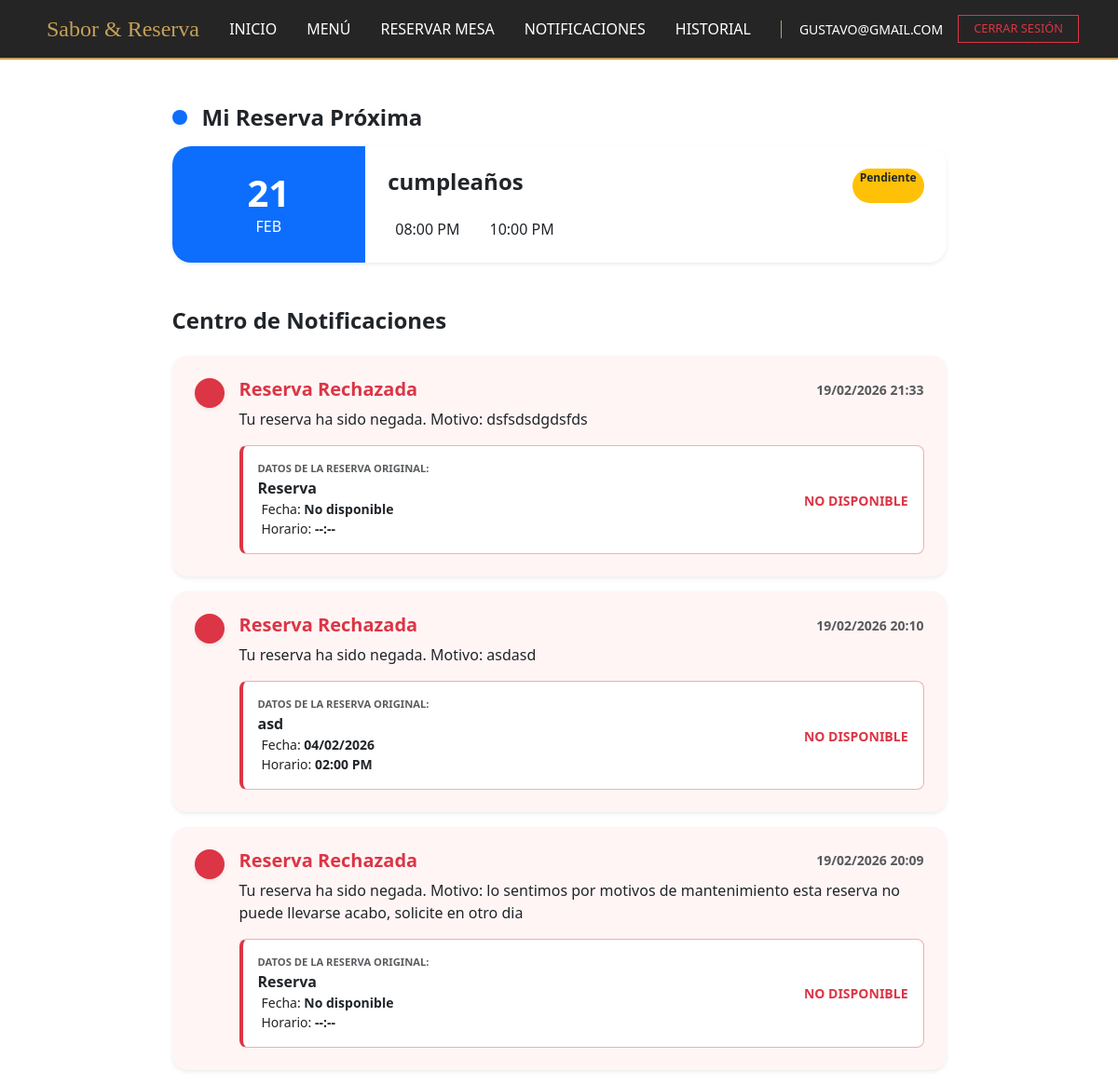
Page /client/cliente/views/notificaciones.php (signed in) on the committed database.
### tables this page shows
CREATE TABLE `reservas` (
  `id_reserva` int(11) NOT NULL,
  `id_cliente_fk` int(11) DEFAULT NULL,
  `id_mesa_fk` int(11) DEFAULT NULL,
  `titulo_evento` varchar(100) DEFAULT NULL,
  `fecha_reserva` date NOT NULL,
  `hora_inicio` time NOT NULL,
  `hora_fin` time NOT NULL,
  `estado_reserva` varchar(100) DEFAULT 'Pendiente',
  `fecha_creacion` timestamp NOT NULL DEFAULT current_timestamp(),
  `fecha_actualizacion` timestamp NOT NULL DEFAULT current_timestamp() ON UPDATE current_timestamp()
);

CREATE TABLE `notificaciones` (
  `id_notificacion` int(11) NOT NULL,
  `id_cliente_fk` int(11) DEFAULT NULL,
  `texto` text NOT NULL,
  `leido` tinyint(1) DEFAULT 0,
  `fecha_creacion` timestamp NOT NULL DEFAULT current_timestamp()
);

### client/cliente/views/notificaciones.php (the view, shortened to what this page needs)
<?php include '../layouts/parte1.php'; ?>
<?php include '../layouts/nav.php'; ?>
<?php include '../../../app/controllers/controllers_admin/mesas/read.php'; ?>
<?php
$sql_reserva = "SELECT titulo_evento, fecha_reserva, hora_inicio, hora_fin, estado_reserva
                FROM reservas
                WHERE id_cliente_fk = :id_cliente
                AND estado_reserva IN ('Confirmada', 'Pendiente')
                ORDER BY fecha_reserva DESC LIMIT 1";
$query_reserva = $pdo->prepare($sql_reserva);
$query_reserva->execute(['id_cliente' => $id_cliente_sesion]);
$reserva_activa = $query_reserva->fetch(PDO::FETCH_ASSOC);
$sql_notif = "SELECT n.*, r.titulo_evento as evento_ref, r.fecha_reserva as fecha_ref, r.hora_inicio as hora_ref
              FROM notificaciones n
              LEFT JOIN reservas r ON n.texto LIKE CONCAT('%', r.titulo_evento, '%')
              AND n.id_cliente_fk = r.id_cliente_fk
              WHERE n.id_cliente_fk = :id_cliente
              ORDER BY n.fecha_creacion DESC";
$query_notif = $pdo->prepare($sql_notif);
$query_notif->execute(['id_cliente' => $id_cliente_sesion]);
$notificaciones = $query_notif->fetchAll(PDO::FETCH_ASSOC);
?>
<div class="container mt-5">
    <div class="row justify-content-center">
        <div class="col-md-9">
            <?php if ($reserva_activa): ?>
                <div class="mb-5">
                    <div class="d-flex align-items-center mb-3">
                        <div class="bg-primary p-2 rounded-circle me-3 shadow-sm">
                        </div>
                        <h4 class="mb-0 fw-bold">Mi Reserva Próxima</h4>
                    </div>
                    <div class="card border-0 shadow-sm overflow-hidden" style="border-radius: 20px;">
                        <div class="row g-0">
                            <div class="col-md-3 bg-primary text-white d-flex flex-column justify-content-center align-items-center p-4">
                                <span class="h1 fw-bold mb-0"><?php echo date('d', strtotime($reserva_activa['fecha_reserva'])); ?></span>
                                <span class="text-uppercase"><?php echo date('M', strtotime($reserva_activa['fecha_reserva'])); ?></span>
                            </div>
                            <div class="col-md-9 p-4 bg-white">
                                <div class="d-flex justify-content-between">
                                    <h4 class="fw-bold text-dark"><?php echo htmlspecialchars($reserva_activa['titulo_evento']); ?></h4>
                                    <span class="badge <?php echo ($reserva_activa['estado_reserva'] == 'Confirmada') ? 'bg-success' : 'bg-warning text-dark'; ?> rounded-pill">
                                        <?php echo $reserva_activa['estado_reserva']; ?>
                                    </span>
                                </div>
                                <div class="mt-3 d-flex gap-4">
                                    <span><i class="bi bi-clock text-primary me-2"></i><?php echo date('h:i A', strtotime($reserva_activa['hora_inicio'])); ?></span>
                                    <span><i class="bi bi-arrow-right text-muted me-2"></i><?php echo date('h:i A', strtotime($reserva_activa['hora_fin'])); ?></span>
                                </div>
                            </div>
                        </div>
                    </div>
                </div>
            <?php endif; ?>
            <h4 class="fw-bold mb-4">Centro de Notificaciones</h4>
            <?php if (count($notificaciones) > 0): ?>
                <?php foreach ($notificaciones as $n):
                    $mensaje_completo = $n['texto'] ?? $n['mensaje'];
                    $es_negada = (strpos(strtolower($mensaje_completo), 'negada') !== false);
                ?>
                    <div class="card mb-3 border-0 shadow-sm rounded-4 <?php echo $es_negada ? 'bg-danger-subtle' : 'bg-white'; ?>">
                        <div class="card-body p-4">
                            <div class="d-flex align-items-start">
                                <div class="me-3">
                                    <?php if($es_negada): ?>
                                        <div class="bg-danger p-3 rounded-circle text-white shadow-sm">
                                        </div>
                                    <?php else: ?>
                                        <div class="bg-success p-3 rounded-circle text-white shadow-sm">
                                            <i class="bi bi-calendar-check fs-4"></i>
                                        </div>
                                    <?php endif; ?>
                                </div>
                                <div class="flex-grow-1">
                                    <div class="d-flex justify-content-between align-items-center mb-2">
                                        <h5 class="fw-bold mb-0 <?php echo $es_negada ? 'text-danger' : 'text-success'; ?>">
                                            <?php echo $es_negada ? 'Reserva Rechazada' : 'Reserva Actualizada'; ?>
                                        </h5>
                                        <small class="text-muted fw-bold"><?php echo date('d/m/Y H:i', strtotime($n['fecha_creacion'])); ?></small>
                                    </div>
                                    <p class="mb-3 text-dark"><?php echo htmlspecialchars($mensaje_completo); ?></p>
                                    <?php if($es_negada): ?>
                                        <div class="p-3 bg-white rounded-3 border border-danger-subtle border-start-4">
                                            <div class="row align-items-center">
                                                <div class="col-sm-8">
                                                    <small class="text-muted d-block text-uppercase fw-bold" style="font-size: 0.7rem;">Datos de la reserva original:</small>
                                                    <span class="text-dark fw-bold"><?php echo $n['evento_ref'] ?? 'Reserva'; ?></span>
                                                    <div class="small">
                                                        <i class="bi bi-calendar-event me-1"></i> Fecha: <strong><?php echo $n['fecha_ref'] ? date('d/m/Y', strtotime($n['fecha_ref'])) : 'No disponible'; ?></strong>
                                                        <br>
                                                        <i class="bi bi-clock me-1"></i> Horario: <strong><?php echo $n['hora_ref'] ? date('h:i A', strtotime($n['hora_ref'])) : '--:--'; ?></strong>
                                                    </div>
                                                </div>
                                                <div class="col-sm-4 text-sm-end mt-2 mt-sm-0">
                                                    <span class="text-danger fw-bold small">NO DISPONIBLE</span>
                                                </div>
                                            </div>
                                        </div>
                                    <?php endif; ?>
                                </div>
                            </div>
                        </div>
                    </div>
                <?php endforeach; ?>
            <?php endif; ?>
        </div>
    </div>
</div>
<?php include '../layouts/parte2.php'; ?>

### client/cliente/views/notificaciones.php (style rules this page uses)
.bg-danger-subtle { background-color: #fff5f5 !important; }
.border-start-4 { border-left: 4px solid #dc3545 !important; }
.card { transition: transform 0.2s ease; }
.rounded-4 { border-radius: 1rem !important; }

### rows in the picture
reservas: fecha_reserva "21", fecha_reserva "FEB", titulo_evento "cumpleaños", estado_reserva "Pendiente", hora_inicio "08:00 PM", hora_fin "10:00 PM"
notificaciones: shows "Reserva Rechazada", fecha_creacion "19/02/2026 21:33", texto "Tu reserva ha sido negada. Motivo: dsfsdsdgdsfds", evento_ref "Reserva", shows "No disponible"
notificaciones: shows "Reserva Rechazada", fecha_creacion "19/02/2026 20:10", texto "Tu reserva ha sido negada. Motivo: asdasd", reservas.titulo_evento "asd", reservas.fecha_reserva "04/02/2026", reservas.hora_inicio "02:00 PM"
notificaciones: shows "Reserva Rechazada", fecha_creacion "19/02/2026 20:09", texto "Tu reserva ha sido negada. Motivo: lo sentimos por motivos de mantenimiento esta reserva no puede llevarse acabo, solicite en otro dia", evento_ref "Reserva", shows "No disponible"

### other values in the picture
APP_NAME "Sabor & Reserva"
$usuario_sesion "GUSTAVO@GMAIL.COM"
